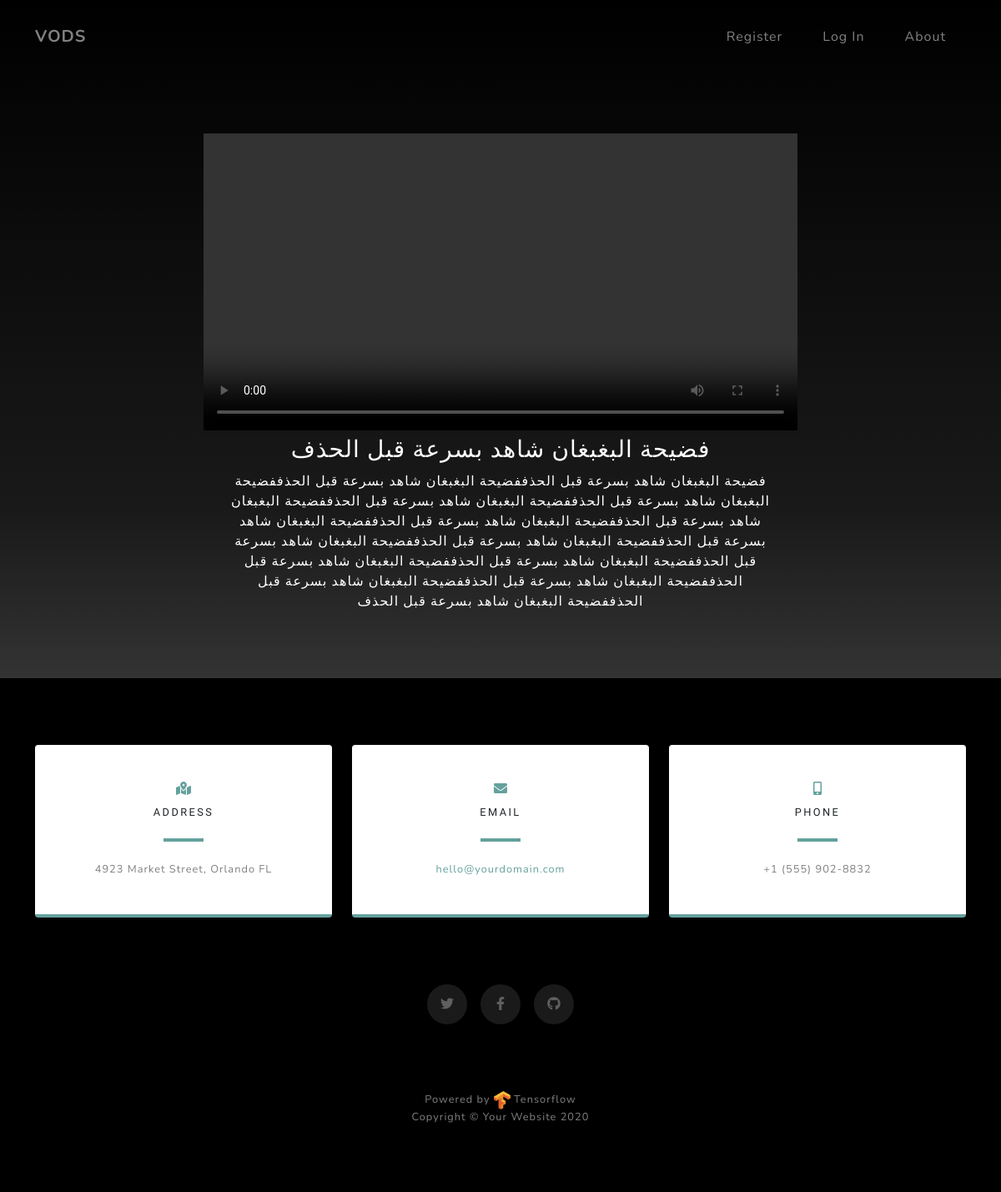
The page /video/show/1 on the database its author committed.
### Videoapp/models.py (models this page shows, shortened)
class Video(models.Model):
    user = models.ForeignKey(User, on_delete = models.CASCADE)
    video = models.FileField(upload_to='Videos')
    name = models.TextField(max_length=150)
    description = models.TextField(max_length=1000)
    uploaded_at = models.DateTimeField(auto_now=True, null=True)

### Videoapp/views.py (the view)
# urls.py: path('show/<int:pk>',views.show.as_view(), name= "show"),
class show(DetailView):
    model = Video
    template_name = 'Videoapp/show.html'

### Videoapp/templates/Videoapp/show.html (shortened to what this page needs)
{% extends 'Homeapp/base.html' %}
{% load static %}
{% block content %}
<section class="about-section text-center" id="about">
    <div class="container">
        <div class="row">
            <div class="col-lg-8 mx-auto">
                <div class="container text-white">
                    <video id="my-video" width="100%"   controls>
                        <source src="{{video.video.url}}" type="video/mp4">
                    </video>
                    <div class="container">
                        <h3>{{video.name}}</h3>
                        <div class="container">
                            <p>{{video.description}}</p>
                        </div>
                </div>
            </div>
        </div>
    </div>
</section>
{% endblock content %}

### rows shown on the page
Video: name "فضيحة البغبغان شاهد بسرعة قبل الحذف", description "فضيحة البغبغان شاهد بسرعة قبل الحذففضيحة البغبغان شاهد بسرعة قبل الحذففضيحة البغبغان شاهد بسرعة قبل الحذففضيحة البغبغان شاهد بسرعة قبل الحذففضيحة البغبغان شاهد بسرعة قبل الحذففضيحة البغبغان شاهد بسرعة قبل الحذففضيحة البغبغان شاهد بسرعة قبل الحذففضيحة البغبغان شاهد بسرعة قبل الحذففضيحة البغبغان شاهد بسرعة قبل الحذففضيحة البغبغان شاهد بسرعة قبل الحذففضيحة البغبغان شاهد بسرعة قبل الحذففضيحة البغبغان شاهد بسرعة قبل الحذففضيحة البغبغان شاهد بسرعة قبل الحذففضيحة البغبغان شاهد بسرعة قبل الحذف"
